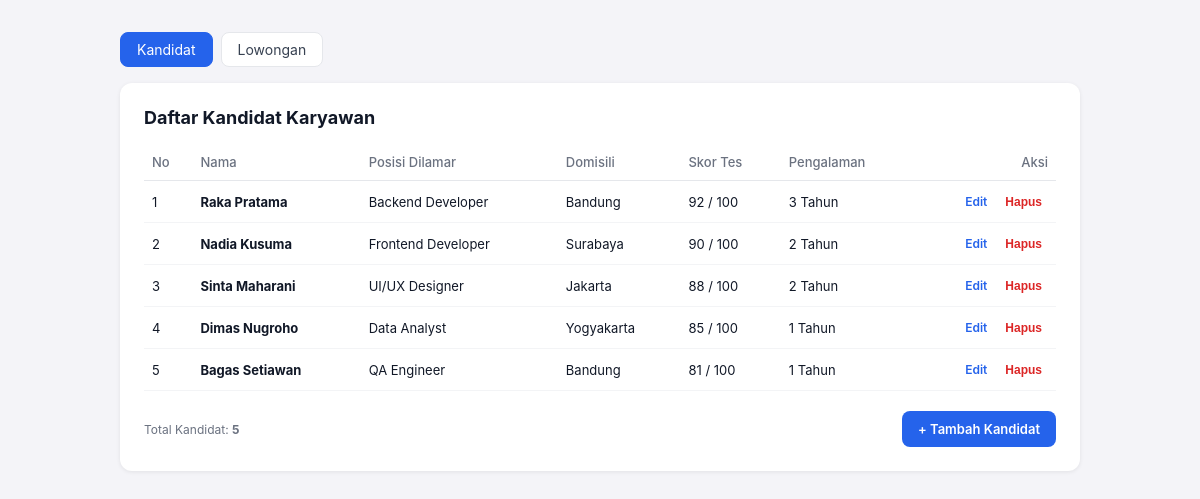
The page / on the database its author committed.
### tables this page shows
CREATE TABLE kandidat (
  id INT AUTO_INCREMENT PRIMARY KEY,
  nama VARCHAR(100) NOT NULL,
  posisi VARCHAR(100) NOT NULL,
  domisili VARCHAR(100) NOT NULL,
  skorTes INT NOT NULL DEFAULT 0,
  pengalamanTahun INT NOT NULL DEFAULT 0
);

### models/DB.php (called while the page is built)
<?php
class DB {
    private PDO $conn;
    private ?PDOStatement $stmt = null;
    public function __construct(
        string $host = 'localhost',
        string $name = 'mvp_kandidat_db',
        string $user = 'root',
        string $pass = ''
    ) {
        $this->conn = new PDO("mysql:host=$host;dbname=$name;charset=utf8mb4", $user, $pass, [
            PDO::ATTR_ERRMODE => PDO::ERRMODE_EXCEPTION,
            PDO::ATTR_DEFAULT_FETCH_MODE => PDO::FETCH_ASSOC,
        ]);
    }
    public function executeQuery(string $query, array $params = []): bool {
        $this->stmt = $this->conn->prepare($query);
        return $this->stmt->execute($params);
    }
    public function getAllResult(): array {
        return $this->stmt ? $this->stmt->fetchAll() : [];
    }
}

### models/TabelKandidat.php (called while the page is built, shortened)
<?php
require_once __DIR__ . '/DB.php';
require_once __DIR__ . '/Kandidat.php';
class TabelKandidat extends DB implements KontrakModel {
    private function mapRowToKandidat(array $row): Kandidat {
        return new Kandidat(
            (int)$row['id'], $row['nama'], $row['posisi'], $row['domisili'],
            (int)$row['skorTes'], (int)$row['pengalamanTahun']
        );
    }
    public function getAllKandidat(): array {
        $this->executeQuery("SELECT * FROM kandidat ORDER BY skorTes DESC, id ASC");
        $rows = $this->getAllResult();
        $list = [];
        foreach ($rows as $row) {
            $list[] = $this->mapRowToKandidat($row);
        }
        return $list;
    }
}

### models/Kandidat.php (called while the page is built, shortened)
<?php
class Kandidat {
    public function getId(): int { return $this->id; }
    public function getNama(): string { return $this->nama; }
    public function getPosisi(): string { return $this->posisi; }
    public function getDomisili(): string { return $this->domisili; }
    public function getSkorTes(): int { return $this->skorTes; }
    public function getPengalamanTahun(): int { return $this->pengalamanTahun; }
}

### views/ViewKandidat.php (called while the page is built, shortened)
<?php
class ViewKandidat implements KontrakView {
    private function load(string $file): string {
        return file_get_contents(__DIR__ . '/../template/' . $file);
    }
    public function renderDaftar(string $rowsHtml, int $totalData): string {
        return strtr($this->load('skin.html'), [
            '{{TABLE_ROWS}}' => $rowsHtml,
            '{{TOTAL_DATA}}' => (string)$totalData,
        ]);
    }
}

### presenters/PresenterKandidat.php (the view, shortened to what this page needs)
<?php
class PresenterKandidat implements KontrakPresenter {
    private KontrakModel $model;
    private KontrakView $view;
    public function __construct(KontrakModel $model, KontrakView $view) {
        $this->model = $model;
        $this->view = $view;
    }
    private function e(string $s): string {
        return htmlspecialchars($s, ENT_QUOTES, 'UTF-8');
    }
    private function buildRowHtml(int $no, Kandidat $k): string {
        $id = $k->getId();
        return '<tr>'
            . '<td>' . $no . '</td>'
            . '<td><b>' . $this->e($k->getNama()) . '</b></td>'
            . '<td>' . $this->e($k->getPosisi()) . '</td>'
            . '<td>' . $this->e($k->getDomisili()) . '</td>'
            . '<td>' . $k->getSkorTes() . ' / 100</td>'
            . '<td>' . $k->getPengalamanTahun() . ' Tahun</td>'
            . '<td class="aksi">'
            . '<a class="edit" href="index.php?page=kandidat&aksi=form&id=' . $id . '">Edit</a>'
            . '<form method="POST" action="index.php?page=kandidat" onsubmit="return confirm(\'Hapus kandidat ini?\')">'
            . '<input type="hidden" name="action" value="hapus">'
            . '<input type="hidden" name="id" value="' . $id . '">'
            . '<button type="submit" class="hapus">Hapus</button></form>'
            . '</td></tr>';
    }
    public function tampilkanKandidat(): string {
        $listKandidat = $this->model->getAllKandidat();
        $totalKandidat = count($listKandidat);
        $rowsHtml = '';
        if (empty($listKandidat)) {
            $rowsHtml = '<tr><td colspan="7" style="text-align:center;color:#6b7280;padding:24px;">Belum ada data kandidat.</td></tr>';
        } else {
            $no = 1;
            foreach ($listKandidat as $kandidat) {
                $rowsHtml .= $this->buildRowHtml($no, $kandidat);
                $no++;
            }
        }
        return $this->view->renderDaftar($rowsHtml, $totalKandidat);
    }
}

### index.php (shortened to what this page needs)
<?php
require_once 'models/TabelKandidat.php';
require_once 'views/ViewKandidat.php';
require_once 'presenters/PresenterKandidat.php';
$page = $_GET['page'] ?? 'kandidat';
$kandidatPresenter = new PresenterKandidat(new TabelKandidat(), new ViewKandidat());
$lowonganPresenter = new PresenterLowongan(new TabelLowongan(), new ViewLowongan());
$aksi = $_GET['aksi'] ?? 'daftar';
$id = isset($_GET['id']) ? (int)$_GET['id'] : null;
if ($page === 'kandidat') {
    echo $aksi === 'form' ? $kandidatPresenter->tampilkanFormKandidat($id) : $kandidatPresenter->tampilkanKandidat();
} else {
    echo $aksi === 'form' ? $lowonganPresenter->tampilkanFormLowongan($id) : $lowonganPresenter->tampilkanLowongan();
}

### template/style.css (style rules this page uses)
* { box-sizing:border-box }
body { font-family:Inter,Arial,sans-serif;background:#f4f4f8;margin:0;padding:32px;color:#111827 }
.nav { max-width:960px;margin:0 auto 16px;display:flex;gap:8px }
.nav a { padding:8px 16px;border-radius:8px;background:#fff;color:#374151;text-decoration:none;font-size:14px;border:1px solid #e5e7eb }
.nav a.active { background:#2563eb;color:#fff;border-color:#2563eb }
.card { max-width:960px;margin:0 auto;background:#fff;border-radius:12px;padding:24px;box-shadow:0 1px 4px rgba(0,0,0,.08) }
h2 { margin:0 0 16px;font-size:18px }
table { width:100%;border-collapse:collapse;font-size:13px }
th { text-align:left;color:#6b7280;font-weight:500;padding:10px 8px;border-bottom:1px solid #e5e7eb }
td { padding:12px 8px;border-bottom:1px solid #f3f4f6 }
.aksi { text-align:right;white-space:nowrap }
.aksi form { display:inline }
.edit { color:#2563eb;text-decoration:none;font-weight:600;margin-right:12px;font-size:12px }
.hapus { background:none;border:0;color:#dc2626;font-weight:600;cursor:pointer;font-size:12px }
.foot { display:flex;justify-content:space-between;align-items:center;margin-top:20px;font-size:12px;color:#6b7280 }
.btn { background:#2563eb;color:#fff;padding:10px 16px;border-radius:8px;text-decoration:none;font-size:13px;font-weight:600;border:0;cursor:pointer }

### rows shown on the page
kandidat: id "Kandidat Lowongan Daftar Kandidat Karyawan No Nama Posisi Dilamar Domisili Skor Tes Pengalaman Aksi Total Kandidat: 5 + Tambah Kandidat", no "5", nama "Bagas Setiawan", posisi "QA Engineer", domisili "Bandung", skorTes "81", pengalamanTahun "1"
kandidat: no "1", nama "Raka Pratama", posisi "Backend Developer", domisili "Bandung", skorTes "92", pengalamanTahun "3"
kandidat: no "2", nama "Nadia Kusuma", posisi "Frontend Developer", domisili "Surabaya", skorTes "90", pengalamanTahun "2"
kandidat: no "3", nama "Sinta Maharani", posisi "UI/UX Designer", domisili "Jakarta", skorTes "88", pengalamanTahun "2"
kandidat: no "4", nama "Dimas Nugroho", posisi "Data Analyst", domisili "Yogyakarta", skorTes "85", pengalamanTahun "1"
